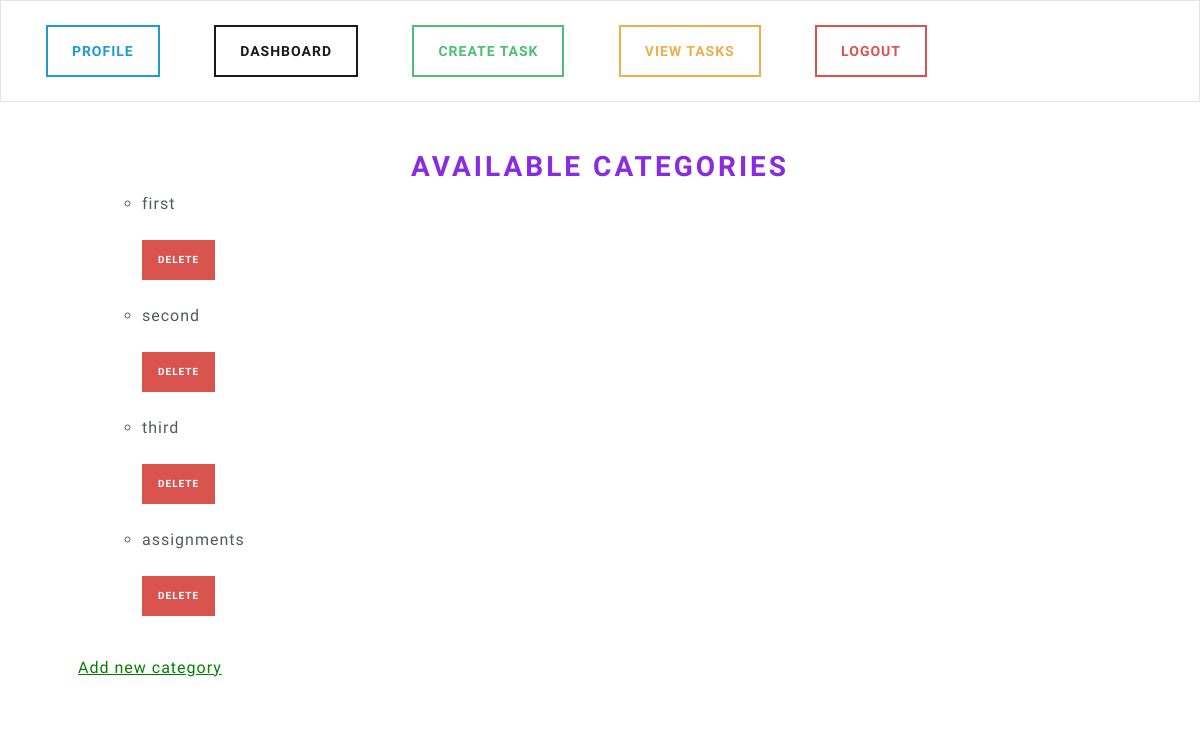
The page /view-categories/ (signed in) on the database its author committed.
### base/models.py (models this page shows, shortened)
class Category(models.Model):
    user = models.ForeignKey(User, on_delete=models.CASCADE, default = 1)
    name = models.CharField(max_length=50)

### base/views.py (the view)
# urls.py: path('view-categories/', views.view_categories, name='view-categories'),
@login_required(login_url='my-login')
def view_categories(request):
    categories = Category.objects.filter(user=request.user)  # Filter categories by current user
    form = CategoryForm()
    return render(request, 'profile/view-categories.html', {'categories': categories, 'form':form})

### base/templates/profile/view-categories.html (shortened to what this page needs)
{% extends 'base-with-navbar.html' %}
{% load static %}
{% block content %}
  <h2 class="text-center">Available Categories</h2>
  <ul>
    <form method="post">
      <div class="form-group">
        <ul>
          {% for category in categories %}
            <li>
              {{ category.name }}
              <br /><br />
              <a href="{% url 'delete-category' category.id %}" class="btn btn-danger btn-sm">Delete</a>
              <br /><br />
            </li>
          {% endfor %}
        </ul>
      </div>
    </form>
  </ul>
  <a href="{% url 'add-category' %}" class="green-link">Add new category</a>
{% endblock %}

### static/css/styles.css (style rules this page uses)
h2 { color: blueviolet; }
.green-link { color: green; }

### rows shown on the page
Category: name "first"
Category: name "second"
Category: name "third"
Category: name "assignments"
